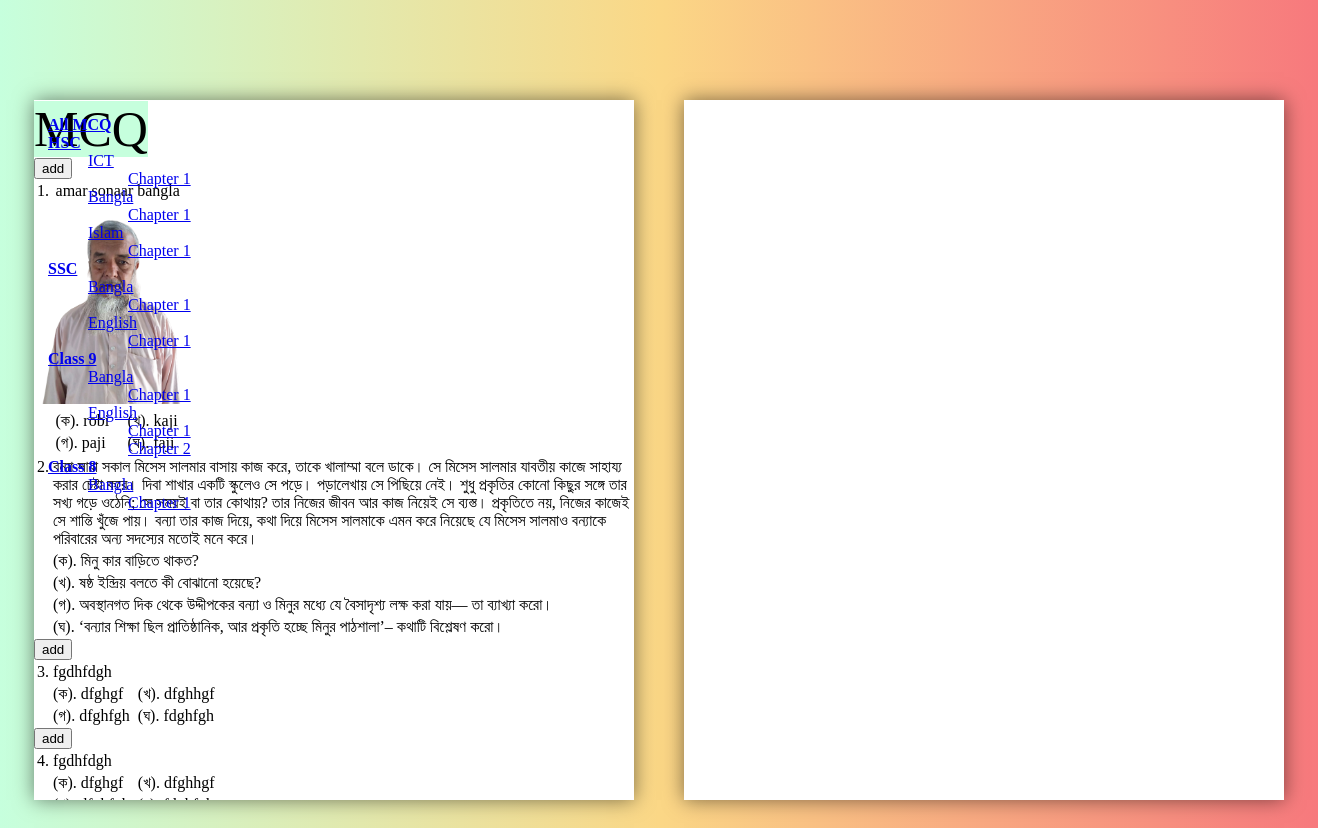
Screenshot of /classviewfilter/6 with the database file from the repository.
### mcqapp/models.py (models this page shows, shortened)
class Class(models.Model):
    class_name=models.CharField(max_length=100)
    def __str__(self):
        return self.class_name

class Subject(models.Model):
    subject_name=models.CharField(max_length=100)
    class_name=models.ForeignKey(Class,models.CASCADE,blank=True,null=True)
    def __str__(self):
        return self.subject_name

class Chapter(models.Model):
    chapter_name=models.CharField(max_length=100,blank=True,null=True)
    subject_name=models.ForeignKey(Subject,models.CASCADE,blank=True,null=True)
    def __str__(self):
        return self.chapter_name

class MCQ(models.Model):
    chapter_field = models.ForeignKey(Chapter, on_delete=models.CASCADE,blank=True,null=True)
    question_text = models.TextField()
    image = models.ImageField(upload_to='images/',blank=True,null=True)
    options_A = models.CharField(max_length=100)
    options_B = models.CharField(max_length=100)
    options_C = models.CharField(max_length=100)
    options_D = models.CharField(max_length=100)
    answer = models.CharField(max_length=10, choices=ANS_OPS)
    status = models.CharField(max_length=10, choices=STATUS)
    is_multiple_select = models .BooleanField(default=False)
    is_active = models.BooleanField(default=True)

### mcqapp/views.py (the view)
# urls.py: path('classviewfilter/<int:class_id>', views.ClassViewFilter, name='classviewfilterpage' ),
def ClassViewFilter(request,class_id):
    questions,question_ids=cart_handale(request)
    class_obj=Class.objects.filter(id=class_id)
    mcq=[]
    for sub_obj in class_obj:
        for chap_obj in Subject.objects.filter(class_name=sub_obj):
            for mcq_ in Chapter.objects.filter(subject_name=chap_obj):
                for m in MCQ.objects.filter(chapter_field=mcq_):
                    mcq.append(m)
    context = {
        "question_ids":question_ids,
        "questions":questions,
        'value':mcq,
        'classlist':Class.objects.all(),
        'subjectlist':Subject.objects.all(),
        'chapterlist':Chapter.objects.all(),
    }
    return render(request,'question_view.html', context)

### mcqapp/views.py (called while the page is built)
def cart_handale(request):
    if request.method == "GET":
        remove_mcq_id=request.GET.get("remove_mcq")
        mcq_id=request.GET.get("mcq")
        if remove_mcq_id != None and remove_mcq_id in request.session.get("cart"):
            request.session['cart'].remove(remove_mcq_id)
            request.session.save()
        if 'cart' not in request.session:
            request.session['cart'] = []
        if mcq_id != None:
            if mcq_id not in request.session.get("cart"):
                request.session['cart'].append(mcq_id)
            request.session.save()
    question_ids = request.session.get("cart")
    if question_ids != None:
        questions = MCQ.objects.filter(id__in=question_ids)
    else:
        questions=None
    return questions,question_ids

### mcqapp/templates/question_view.html (shortened to what this page needs)
<!DOCTYPE html>
<html lang="en">
<head>
</head>
<body>
<div class="nev_wrap">
    <div class="container">
        <nav>
            <ul class="mcd-menu">
                <li><a href="{% url 'homepage' %}"><strong>All MCQ</strong></a></li>
                {% for class_n in classlist %}
                <li><a href="{% url 'classviewfilterpage' class_n.id %}"><strong>{{class_n}}</strong></a>
                    <ul>
                        {% for subject in subjectlist %}
                        {% if subject.class_name == class_n %}
                        <li><a href="{% url 'subjectviewfilterpage' subject.id %}">{{subject}}</a>
                            <ul>
                                {% for chapter in chapterlist %}
                                {% if chapter.subject_name == subject %}
                                <li><a href="{% url 'chapterviewfilterpage' chapter.id %}">{{chapter}}</a></li>
                                {% endif %}
                                {% endfor %}
                            </ul>
                        </li>
                        {% endif %}
                        {% endfor %}
                    </ul>
                </li>
                {% endfor %}
        </nav>
    </div>
</div>
<div class="cq_wrap">
    <div class="cq_browse_page">
        {% for val in value %}
        {% if not val.options_A|length > 10 %}
        <form action="{% url 'homepage' %}#id_{{forloop.counter}}" method="get">
            <input type="submit" value="add">
        </form>
        <table border="0px" sellspacing="0">
            <tr>
                <td id="id_{{forloop.counter}}" valign="top">
                    {{forloop.counter}}.
                </td>
                <td colspan="4">{{val.question_text}}</td>
            </tr>
            {% if val.image %}
            <tr>
                <td colspan="4"><img src="{{val.image.url}}" height="200px"></td>
            </tr>
            {% endif %}
            <tr>
                <td> <br></td>
                <td> (ক). {{val.options_A}} </td>
                <td> <br></td>
                <td> (খ). {{val.options_B}}</td>
            </tr>
            <tr>
                <td> <br></td>
                <td> (গ). {{val.options_C}} </td>
                <td> <br> </td>
                <td> (ঘ). {{val.options_D}}</td>
            </tr>
        </table>
        {% else %}
        <table border="0px" sellspacing="0">
            <tr>
                <td valign="top">{{forloop.counter}}.</td>
                <td>{{val.question_text}}</td>
            </tr>
            <tr>
                <td><br></td>
                <td> (ক). {{val.options_A}} </td>
            </tr>
            <tr>
                <td><br></td>
                <td> (খ). {{val.options_B}}</td>
            </tr>
            <tr>
                <td><br></td>
                <td> (গ). {{val.options_C}} </td>
            </tr>
            <tr>
                <td><br></td>
                <td> (ঘ). {{val.options_D}}</td>
            </tr>
        </table>
        {% endif %}
        {% endfor %}
    </div>
    <div class="cq_card_page">
    </div>
</div>
</body>
</html>

### mcqapp/templates/question_view.html (style rules this page uses)
.cq_wrap { margin-top: 100px; margin-inline:auto; width:1300px; display: flex; }
.cq_browse_page , .cq_card_page { overflow-y: scroll; background: white; display: inline; margin: 0 auto; margin-bottom: 0.5cm; box-shadow: 0 0 0.5cm rgba(0, 0, 0, 0.5); height: 700px; width: 600px; column-rule: 1px solid #000000; }
.cq_browse_page::before { content: "MCQ"; background-color: #c6ffdd; height: 100px; width: 100px; font-size: 50px; }
table, figure { page-break-inside: avoid; }
.nev_wrap { position: fixed; }
.nev_wrap ul { list-style-type: none; }
body { background:linear-gradient(to right, #c6ffdd, #fbd786, #f7797d); overflow-x: hidden; }

### rows the page displays
Class: class_name "HSC"
Subject: subject_name "ICT"
Chapter: chapter_name "Chapter 1"
Subject: subject_name "Bangla"
Chapter: chapter_name "Chapter 1"
Subject: subject_name "Islam"
Chapter: chapter_name "Chapter 1"
Class: class_name "SSC"
Subject: subject_name "Bangla"
Chapter: chapter_name "Chapter 1"
Subject: subject_name "English"
Chapter: chapter_name "Chapter 1"
Class: class_name "Class 9"
Subject: subject_name "Bangla"
Chapter: chapter_name "Chapter 1"
Subject: subject_name "English"
Chapter: chapter_name "Chapter 1"
Chapter: chapter_name "Chapter 2"
Class: class_name "Class 8"
Subject: subject_name "Bangla"
Chapter: chapter_name "Chapter 1"
MCQ: question_text "amar sonaar bangla", image (picture), options_A "robi", options_B "kaji", options_C "paji", options_D "faji"
MCQ: question_text "বন্যা সারা সকাল মিসেস সালমার বাসায় কাজ করে, তাকে খালাম্মা বলে ডাকে। সে মিসেস সালমার যাবতীয় কাজে সাহায্য করার চেষ্টা করে। দিবা শাখার একটি স্কুলেও সে পড়ে। পড়ালেখায় সে পিছিয়ে নেই। শুধু প্রকৃতির কোনো কিছুর সঙ্গে তার সখ্য গড়ে ওঠেনি; সে সময়ই বা তার কোথায়? তার নিজের জীবন আর কাজ নিয়েই সে ব্যস্ত। প্রকৃতিতে নয়, নিজের কাজেই সে শান্তি খুঁজে পায়। বন্যা তার কাজ দিয়ে, কথা দিয়ে মিসেস সালমাকে এমন করে নিয়েছে যে মিসেস সালমাও বন্যাকে পরিবারের অন্য সদস্যের মতোই মনে করে।", options_A "মিনু কার বাড়িতে থাকত?", options_B "ষষ্ঠ ইন্দ্ৰিয় বলতে কী বোঝানো হয়েছে?", options_C "অবস্থানগত দিক থেকে উদ্দীপকের বন্যা ও মিনুর মধ্যে যে বৈসাদৃশ্য লক্ষ করা যায়— তা ব্যাখ্যা করো।", options_D "‘বন্যার শিক্ষা ছিল প্রাতিষ্ঠানিক, আর প্রকৃতি হচ্ছে মিনুর পাঠশালা’– কথাটি বিশ্লেষণ করো।"
MCQ: question_text "fgdhfdgh", options_A "dfghgf", options_B "dfghhgf", options_C "dfghfgh", options_D "fdghfgh"
MCQ: question_text "fgdhfdgh", options_A "dfghgf", options_B "dfghhgf"
